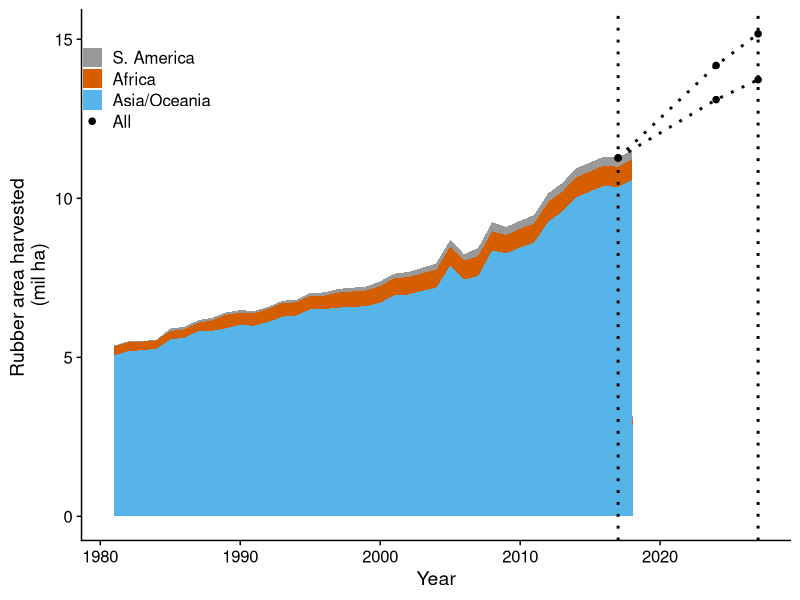
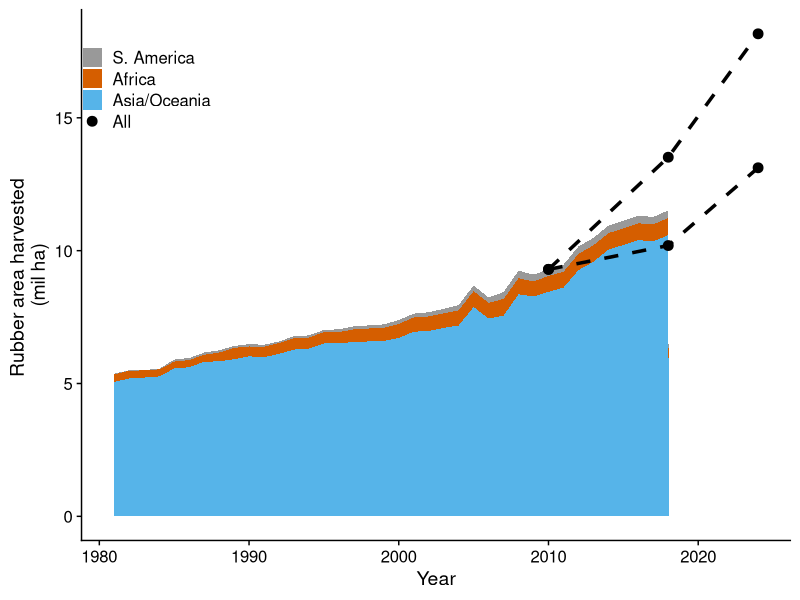
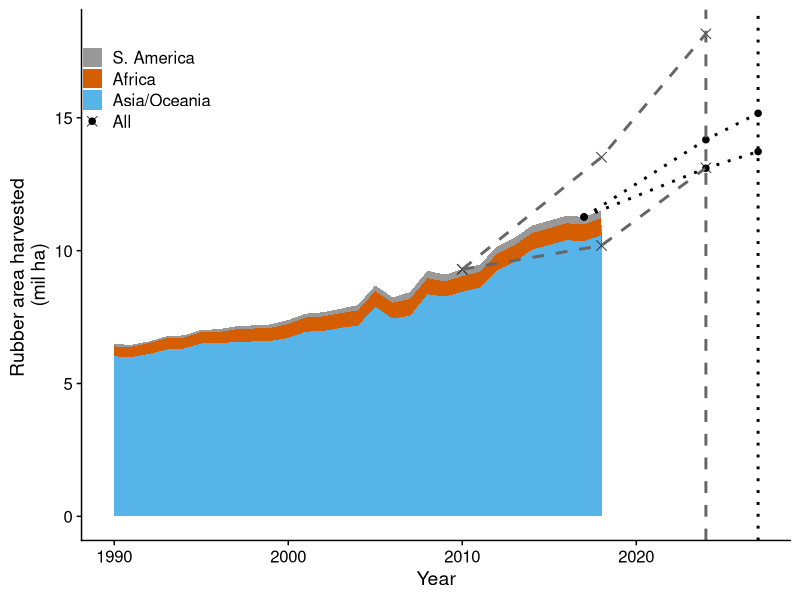
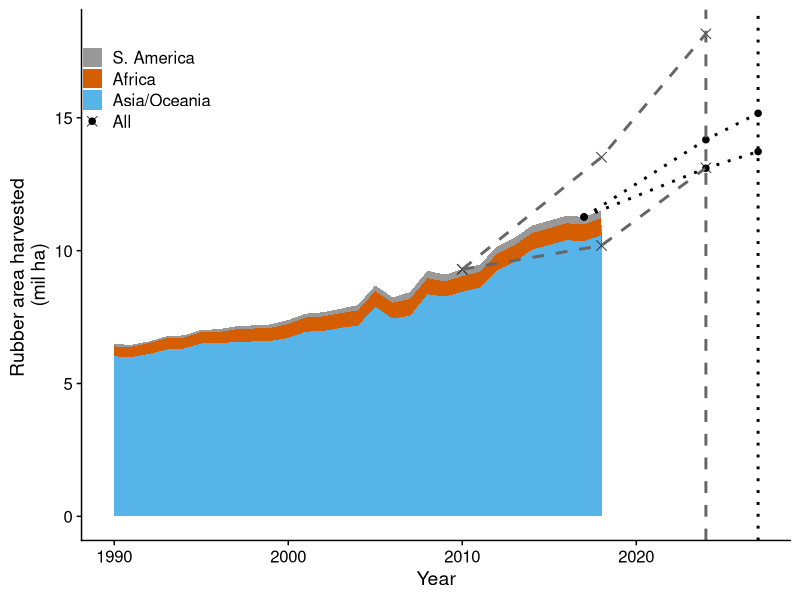

These charts were generated, in order, by the following R code: (Note: this script raises an error after producing the figures.)
######## 21.9-rubberdemand.R #######
library(dplyr)
library(ggplot2)
library(cowplot)

#### FAO Rubber Harvested Area by Year ####
fao <- read.csv('data/FAOSTAT_yield_NR_World_2020-04-21.csv')
head(fao)

nr <- fao %>% dplyr::filter(Element == 'Area harvested') %>% dplyr::select(Area, Year, Value)
head(nr)
nr <- nr %>% dplyr::filter(Year > 1980)
nr <- droplevels(nr)
unique(nr$Area)
range(nr$Year)

countriesinasia <- c('Bangladesh', 'Brunei Darussalam', 'Cambodia', 'China', 'India', 'Indonesia', 'Malaysia', 'Myanmar', 'Philippines', 'Singapore', 'Sri Lanka', 'Thailand', 'Timor-Leste', 'Viet Nam', 'Papua New Guinea') # 'China, mainland',

countriesinafrica <- c('Cameroon', 'Central African Republic', 'Congo', "CÃ´te d'Ivoire", 'Democratic Republic of the Congo', 'Gabon', 'Ghana', 'Guinea', 'Guinea-Bissau', 'Liberia', 'Nigeria')

countriesinSA <- c('Bolivia (Plurinational State of)', 'Brazil', 'Colombia', 'Costa Rica', 'Dominican Republic', 'Ecuador', 'Guatemala', 'Mexico', 'Peru')

#Regional categories: World, Africa, Middle Africa, Western Africa, Americas, Central  america, Caribbean, South America, Asia, Eastern Asia, Southern Asia, South-Eastern Asia, Oceania, Melanesia
#Income: 51] Least Developed Countries               Land Locked Developing Countries    Small Island Developing States          Low Income Food Deficit Countries       Net Food Importing Developing Countries

nr <- nr %>% mutate(Region=ifelse(Area %in% countriesinasia, 'Asia/Oceania',
                                  ifelse(Area %in% countriesinafrica, 'Africa',
                                         ifelse(Area %in% countriesinSA, 'S. America', 'NA') ) ) ) 

nr_reg <- nr %>% filter(Region!="NA") %>% group_by(Region, Year) %>% summarize(rubberArea_milha = sum(Value, na.rm=TRUE)/1000000)
# nr_reg_All <- nr_reg  %>% group_by(Year) %>% summarize(rubberArea_milha = sum(rubberArea_milha)) %>% mutate(Region = "4-All")
# 
# nr_reg_check <- nr %>% filter(Region=="4-All") %>% group_by(Region, Year) %>% summarize(rubberArea_milha = sum(Value, na.rm=TRUE)/1000000)


nr_reg$Region <- factor(nr_reg$Region, levels = c("S. America", "Africa", "Asia/Oceania", "All"))

check <- nr_reg %>% dplyr::filter(Year==2016) %>% dplyr::select(rubberArea_milha)
check$rubberArea_milha/sum(check$rubberArea_milha)
#in 2016, Asia/Oceania had 89.6% of all rubber harv area, africa 7.9% and S. America 2%

check <- nr_reg %>% dplyr::filter(Year==2018) %>% dplyr::select(rubberArea_milha)
check$rubberArea_milha/sum(check$rubberArea_milha)
# Trends pretty much the same in 2018.



#### + Projected increase in rubber area to meet demand ####

# Total rubber area in specific years
rubberArea_milha_2010 = ungroup(nr_reg) %>% filter(Year==2010) %>% dplyr::select(rubberArea_milha) %>% sum()
rubberArea_milha_2016 = ungroup(nr_reg) %>% filter(Year==2016) %>% dplyr::select(rubberArea_milha) %>% sum()
rubberArea_milha_2017 = ungroup(nr_reg) %>% filter(Year==2017) %>% dplyr::select(rubberArea_milha) %>% sum()
rubberArea_milha_2018 = ungroup(nr_reg) %>% filter(Year==2018) %>% dplyr::select(rubberArea_milha) %>% sum()
rubberArea_milha_1981 = ungroup(nr_reg) %>% filter(Year==1981) %>% dplyr::select(rubberArea_milha) %>% sum() 

# Actual expansion from 2010 to 2018
rubberArea_milha_2018-rubberArea_milha_2010 # 2.336213 mil ha

#### Figure showing projections overlayed on FAO rubber area harvested ####
theme_set(theme_cowplot(font_size=14))

# Color blind friendly palette
cbPalette <- c("#999999", "#D55E00",  "#56B4E9", "#000000") #gray, red, blue, black
# The palette with grey:
# cbPalette <- c("#999999", "#E69F00", "#56B4E9", "#009E73", "#F0E442", "#0072B2", "#D55E00", "#CC79A7") #i,3,7 - gray, blue, red

rub_harvarea <- ggplot(data=nr_reg, aes(y=rubberArea_milha, x=Year, fill=Region)) +
  geom_area() +
  scale_fill_manual(limits=c("S. America", "Africa", "Asia/Oceania", "All"), values=cbPalette) +
  ylab('Rubber area harvested \n(mil ha)')

#there was a slight dip in 2017 but slight increase in 2018


#### + Converting rubber demand to land demand ####
# using IRSG estimates + conversion factors from Warren-Thomas et al. 2015

# The demand for 2018 used by Warren-Thomas et al. 2015 (EWT) is pretty close to IRSG's more recent estimate
# EWT uses Demand: 13,800,000 t yr-1 by 2018, IRSG 13.68
# baseline 2010 - 10.7 mil tonnes; 9.464277 Mha (harv area)

# The demand for 2024 used by EWT is much higher than IRSG's more recent estimate
# EWT uses Demand: 18.05 mil tonnes yr-1 by 2024, IRSG 15.88

# IRSG pred demand for 2027: 16.79 (range 16.65-16.76)
# IRSG reported demand for 2017: 13.22 mil tonnes
16.79-13.22 # pred increase in demand of 3.57 t from 2017-2027

# Predicted increase in rubber area to meet 2027 demand using IRSG demand (2017 baseline demand)
# Using simple conversion factors from EWT = Minimum and maximum yields of current plantations on mainland Southeast Asia, based on adjusted tapped area (Table S3 in EWT2015), 0.915 t ha-1 yr-1 and 1.452 t ha-1 yr-1
irsg2027_high <- (16.79-13.22)/0.915
irsg2027_low <- (16.79-13.22)/1.452

irsg2024_high <- (15.88-13.22)/0.915
irsg2024_low <- (15.88-13.22)/1.452



# Total rubber area projected in 2027
irsg_proj_low <- data.frame(Region='All', Year=c(2017, 2024, 2027), rubberArea_milha=c(rubberArea_milha_2017, rubberArea_milha_2017+irsg2024_low, rubberArea_milha_2017+irsg2027_low)) #13.29 mil ha in 2024, 10.36 in 2018
irsg_proj_high <- data.frame(Region='All', Year=c(2017, 2024, 2027), rubberArea_milha=c(rubberArea_milha_2017, rubberArea_milha_2017+irsg2024_high, rubberArea_milha_2017+irsg2027_high)) #18.33 mil ha in 2024, 13.68 in 2018

irsg_proj_high$Region <- factor(irsg_proj_high$Region, levels = c("S. America", "Africa", "Asia/Oceania", "All"))
irsg_proj_low$Region <- factor(irsg_proj_low$Region, levels = c("S. America", "Africa", "Asia/Oceania", "All"))

irsg_proj  <- rbind(irsg_proj_low, irsg_proj_high)

theme_set(theme_cowplot(font_size=14))

rub_harvarea <- ggplot(data=nr_reg, aes(y=rubberArea_milha, x=Year, fill=Region)) +
  geom_area() +
  scale_fill_manual(limits=c("S. America", "Africa", "Asia/Oceania", "All"), values=cbPalette) +
  ylab('Rubber area harvested \n(mil ha)')

rub_harvarea_proj <- rub_harvarea +
  geom_point(data=irsg_proj, size=3, shape=20) +
  geom_line(data=irsg_proj_low, lty = 'dotted', lwd=1) +
  geom_line(data=irsg_proj_high, lty='dotted', lwd=1) +
  geom_vline(xintercept=c(2017,2027), lty='dotted', lwd=1) +
  theme(legend.position=c(0, 0.85), legend.title=element_blank())

ggsave('output/results/rubber_harvarea_1981-2027_IRSGproj.png', rub_harvarea_proj, width=18, height = 12.2, units='cm')



#### Warren-Thomas 2015 Projections ####
# numbers from Table S8
# range of projected increase in rubber area from 2010-2024: 3.822345-8.864975 mil ha
# based on Demand: 18,050,000 t yr-1 by 2024 

(18.05-13.22)/0.915
(18.05-13.22)/1.452

# Actual expansion from 2010 to 2018
rubberArea_milha_2018-rubberArea_milha_2010 # 2.336213 mil ha
(0.895347+4.220167)/2 #the midpoint btwn EWT2015's highest and lowest projection for expansion by 2018 is 2.56, pretty close to actual . 

# Additional area needed from 2017 to 2024, adjusted for intensification of existing rubber in Malaysia/Indonesia and displacement by oil palm 
ewt2024_lowest <- rubberArea_milha_2010+3.822345-rubberArea_milha_2017 #1.66-6.70 mil ha
ewt2024_highest <- rubberArea_milha_2010+8.864975-rubberArea_milha_2017 #

# if using simple conversion factors from EWT = Minimum and maximum yields of current plantations on mainland Southeast Asia, based on adjusted tapped area (Table S3 in EWT2015), 0.915 t ha-1 yr-1 and 1.452 t ha-1 yr-1
ewt2024_low <- (18.05-13.22)/1.452
ewt2024_high <- (18.05-13.22)/0.915


# Total rubber area projected in 2024
nr_proj_low <- data.frame(Region='All', Year=c(2010, 2024), rubberArea_milha=c(rubberArea_milha_2010, rubberArea_milha_2010+3.822345)) #13.29 mil ha in 2024
nr_proj_high <- data.frame(Region='All', Year=c(2010, 2024), rubberArea_milha=c(rubberArea_milha_2010, rubberArea_milha_2010+8.864975)) #18.33 mil ha in 2024

nr_proj_low <- data.frame(Region='All', Year=c(2010, 2018, 2024), rubberArea_milha=c(rubberArea_milha_2010, rubberArea_milha_2010+0.895347, rubberArea_milha_2010+3.822345)) #13.29 mil ha in 2024, 10.36 in 2018
nr_proj_high <- data.frame(Region='All', Year=c(2010, 2018, 2024), rubberArea_milha=c(rubberArea_milha_2010, rubberArea_milha_2010+4.220167, rubberArea_milha_2010+8.864975)) #18.33 mil ha in 2024, 13.68 in 2018

nr_proj_high$Region <- factor(nr_proj_high$Region, levels = c("S. America", "Africa", "Asia/Oceania", "All"))
nr_proj_low$Region <- factor(nr_proj_low$Region, levels = c("S. America", "Africa", "Asia/Oceania", "All"))

nr_proj  <- rbind(nr_proj_low, nr_proj_high)

# + Validation figure for EWT 2015 Projections ####
rub_harvarea <- ggplot(data=nr_reg, aes(y=rubberArea_milha, x=Year, fill=Region)) +
  geom_area() +
  scale_fill_manual(limits=c("S. America", "Africa", "Asia/Oceania", "All"), values=cbPalette) +
  ylab('Rubber area harvested \n(mil ha)')

rub_harvarea_proj <- rub_harvarea +
  geom_point(data=nr_proj, size=3, show.guide=FALSE) +
  geom_line(data=nr_proj_low, lty = 'dashed', lwd=1.2, show.guide=FALSE) +
  geom_line(data=nr_proj_high, lty='dashed', lwd=1.2, show.guide=FALSE) +
  theme(legend.position=c(0, 0.85), legend.title=element_blank())

#ggsave('output/figures/rubber_harvarea_1981-2016_iccb.png', rub_harvarea_proj, width=18, height = 12.2, units='cm') #a version was used in a conference presentation
ggsave('output/results/rubber_harvarea_1981-2018-2024_EWTproj.png', rub_harvarea_proj, width=18, height = 12.2, units='cm')


# + Figure with both EWT and IRSG predictions ####
# remove 2010 baseline and 2018 points from EWT
# remove 2024 points from IRSG
nr_proj2 <- nr_proj %>% filter(Year!=2018)
irsg_proj2 <- irsg_proj %>% filter(Year!=2018)
nr_reg2 <- nr_reg %>% filter(Year>=1990)

rub_harvarea <- ggplot(data=nr_reg2, aes(y=rubberArea_milha, x=Year, fill=Region)) +
  geom_area() +
  scale_fill_manual(limits=c("S. America", "Africa", "Asia/Oceania", "All"), values=cbPalette) +
  ylab('Rubber area harvested \n(mil ha)')

rub_harvarea_proj <- rub_harvarea +
  geom_point(data=nr_proj, size=3, color="grey20", shape=4) +
  geom_point(data=irsg_proj, size=3, shape=20) +
  geom_line(data=nr_proj_low, lty = 'dashed', lwd=1, colour="grey40") +
  geom_line(data=nr_proj_high, lty='dashed', lwd=1, colour="grey40") +
  geom_line(data=irsg_proj_low, lty = 'dotted', lwd=1) +
  geom_line(data=irsg_proj_high, lty='dotted', lwd=1) +
  geom_vline(xintercept=c(2024), lty='dashed', lwd=1, colour="grey40") +
  geom_vline(xintercept=c(2027), lty='dotted', lwd=1) +
  #geom_vline(xintercept=c(2010,2024), lty='dashed', lwd=1, colour="grey40") +
  #geom_vline(xintercept=c(2017,2027), lty='dotted', lwd=1) +
  theme(legend.position=c(0, 0.85), legend.title=element_blank())

ggsave('output/results/rubber_harvarea_1981-2024-2027_EWT_IRSGproj.png', rub_harvarea_proj, width=18, height = 12.2, units='cm') 
ggsave('output/results/rubber_harvarea_1990-2024-2027_EWT_IRSGproj.png', rub_harvarea_proj, width=18, height = 12.2, units='cm') 




###### Extras ####
# + Countries with highest rate of expansion FAO ####
fao <- read.csv('data/FAOSTAT_yield_NR_World_2020-04-21.csv')
head(fao)

nr <- fao %>% dplyr::filter(Element == 'Area harvested') %>% dplyr::select(Area, Year, Value)
range(nr$Year)
nr1985 <- nr %>% filter(Year==1985) %>% dplyr::select(country = Area, area1985 = Value)
nr2015 <- nr %>% filter(Year==2015) %>% dplyr::select(country = Area, area2015 = Value)
nr.rate <- left_join(nr1985, nr2015) %>% group_by(country) %>% summarize(exp.rate = (area2015 - area1985)/30, exp.area = (area2015-area1985)/1000000) %>% arrange(exp.area, exp.rate) #Rate of increase in 30 years 1985-2015
#Bangladesh, Dominican Republic, Gabon, Guinea don't have data for 1985-1990
unique(nr$Area)
View(nr.rate)

nrOther <- nr %>% filter(Area %in% c('Bangladesh', 'Dominican Republic', 'Gabon', 'Guinea'), is.na(nr$Value)==FALSE)
nrOther %>% group_by(Area) %>% summarize(firstYear = min(Year))

nr1990o <- nrOther %>% filter(Year==1990) %>% dplyr::select(country = Area, area1990 = Value)
nr2015o <- nrOther %>% filter(Year==2015) %>% dplyr::select(country = Area, area2015 = Value)
nr.rateOther <- left_join(nr1990o, nr2015o) %>% group_by(country) %>% summarize(exp.rate = (area2015 - area1990)/25) %>% arrange(exp.rate)

nr.rate %>% filter(exp.area > 0.30) %>% summarize(sum.area=sum(exp.area)) 


#### + Countries with highest production FAO ####
fao <- read.csv('data/FAOSTAT_yield_NR_World_2020-04-21.csv')
levels(fao$Element)
levels(fao$Area) #Lao is not on here!

prod <- fao %>% dplyr::filter(Element == 'Production') %>% dplyr::select(Area, Year, Value, Unit) #unit = tonnes
prod <- prod %>% dplyr::filter(Year %in% 2010:2018) #production is not too far from demand, NR demand in 2017 is 10.7mil tonnes, in 2017 is 13.22tonnes. NR supply in 2017 is 13.54 tonnes.
head(prod)

filter(prod, Area == "World")

unique(prod$Area)

# 11 major rubber countries in IRSG Report
countriesinasia <- c('Bangladesh', 'Brunei Darussalam', 'Cambodia', 'China', 'India', 'Indonesia', 'Malaysia', 'Myanmar', 'Philippines', 'Singapore', 'Sri Lanka', 'Thailand', 'Timor-Leste', 'Viet Nam', 'Papua New Guinea') 

countries11 <- c( 'Cambodia', 'China', 'India', 'Indonesia', 'Malaysia', 'Myanmar',  'Philippines', 'Sri Lanka', 'Thailand', 'Viet Nam')

info11 <- fao %>% filter(Area %in% countries11, Year == 2018) %>% group_by(Element, Unit) %>% summarize(sumProduction=sum(Value/1000000)) #12.83731 mil tonnes

infoworld <- fao %>% filter(Area=="World", Year == 2018) %>% group_by(Element, Unit) %>% summarize(sum(Value/1000000)) #14.33482

info11/infoworld*100 #90% of world production & 89% of harv area is by these 10(11?) countries in 2018. 


# Countries outside 11 country
info_other <- prod %>% filter(Year == 2018) %>% group_by(Area) %>% summarize(sumProduction=sum(Value/1000000))  %>% mutate(pctProduction = round(sumProduction/14.334823*100, 1)) %>% arrange(desc(pctProduction))

write.csv(info_other, "output/FAO_NRproduction2018_bycountry.csv", row.names=FALSE)




